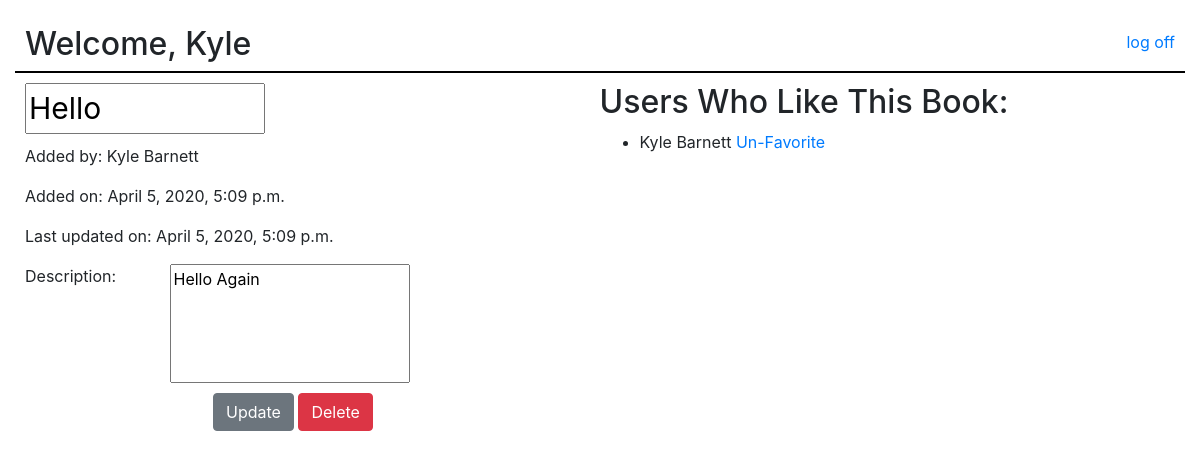
Screenshot of /books/2 (signed in) with the database file from the repository.
### login/models.py (models this page shows)
class User(models.Model):
	first_name = models.CharField(max_length=255)
	last_name = models.CharField(max_length=255)
	email = models.CharField(max_length=255)
	birthday = models.DateField()
	password_hash = models.CharField(max_length=60)
	created_at = models.DateTimeField(auto_now_add=True)
	updated_at = models.DateTimeField(auto_now=True)
	objects = UserManager()

### books/models.py (models this page shows)
class Book(models.Model):
	title = models.CharField(max_length=255)
	desc = models.TextField()
	created_at = models.DateTimeField(auto_now_add=True)
	updated_at = models.DateTimeField(auto_now=True)
	uploaded_by = models.ForeignKey(User, related_name="books", on_delete=models.CASCADE)
	users_who_like = models.ManyToManyField(User, related_name='liked_books')
	objects = BookManager()

### books/views.py (the view)
# urls.py: path('<int:id>', views.render_book_page),
def render_book_page(request, id):
	if request.session['logged_on']:
		context = {
			'book': Book.objects.get(id=id),
			'user': User.objects.get(id=request.session['user_id'])
		}
		return render(request, 'book_page.html', context)
	return redirect('/')

### books/templates/book_page.html (shortened to what this page needs)
<!DOCTYPE html>
<html lang="en">
<head>
	<link rel="stylesheet" href="https://stackpath.bootstrapcdn.com/bootstrap/4.4.1/css/bootstrap.min.css">
	{% load static %}
	<link rel="stylesheet" type="text/css" href="{% static 'book_page_style.css' %}">
</head>
<body>
	<div id="wrapper">
		<div id="header">
			<h2>Welcome, {{request.session.first_name}}</h2>
			<a href="/logout">log off</a>
		</div>
		<div id="content">
			<div id="update_book">
				{% if user == book.uploaded_by %}
					<form action="/books/update_book/{{book.id}}" method="post">
						<input type="text" name="title" value="{{book.title}}" id="title">
				{% else %}
					<h2>{{book.title}}</h2>
				{% endif %}
				<p>Added by: {{book.uploaded_by.first_name}} {{book.uploaded_by.last_name}}</p>
				<p>Added on: {{book.created_at}}</p>
				<p>Last updated on: {{book.updated_at}}</p>
				{% if user == book.uploaded_by %}
						<label for="desc">Description: </label>
						<input type="text" name="desc" value="{{book.desc}}" id="desc">
						<button type="submit" class="btn btn-secondary">Update</button>
						<a href="/books/delete_book/{{book.id}}" class="btn btn-danger">Delete</a>
					</form>
				{% else %}
					<p>Description: {{book.desc}}</p>
				{% endif %}
			</div>
			<div id="all_books">
				<h2>Users Who Like This Book:</h2>
				<ul>
					{% for u in book.users_who_like.all %}
						<li>
							{{u.first_name}} {{u.last_name}}
							{% if u == user %}
								<a href="/books/add_favorite/{{book.id}}">Un-Favorite</a>
							{% endif %}
						</li>
					{% endfor %}
				</ul>
			</div>
		</div>
	</div>
</body>
</html>

### books/static/book_page_style.css (style rules this page uses)
#wrapper { padding: 15px; }
#header { width: 100%; border-bottom: 2px solid black; }
#header h2 { display: inline-block; vertical-align: bottom; padding-top: 10px; padding-left: 10px; }
#header a { display: inline-block; float: right; margin-top: 15px; margin-right: 10px; }
#content { padding: 10px; }
#update_book { display: inline-block; width: 400px; vertical-align: top; margin: auto; margin-right: 170px; margin-bottom: 15px; }
#title { font-size: 30px; }
#desc { padding-bottom: 90px; }
input { width: 60%; margin-bottom: 10px; }
label { width: 35%; vertical-align: top; }
button { margin-left: 47%; }
#all_books { display: inline-block; }

### rows the page displays
User: session.first_name "Kyle", first_name "Kyle", last_name "Barnett"
Book: title "Hello", uploaded_by.first_name "Kyle", uploaded_by.last_name "Barnett", created_at "April 5, 2020, 5:09 p.m.", updated_at "April 5, 2020, 5:09 p.m.", desc "Hello Again"
